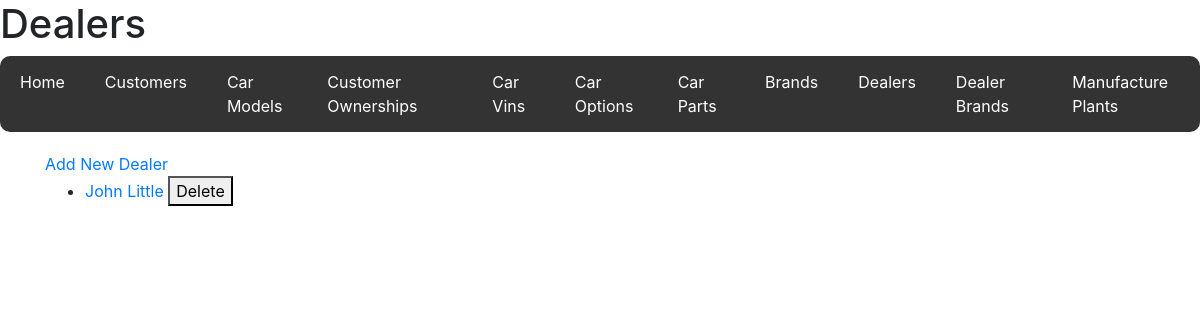
Page /dealers on the earlier database version.
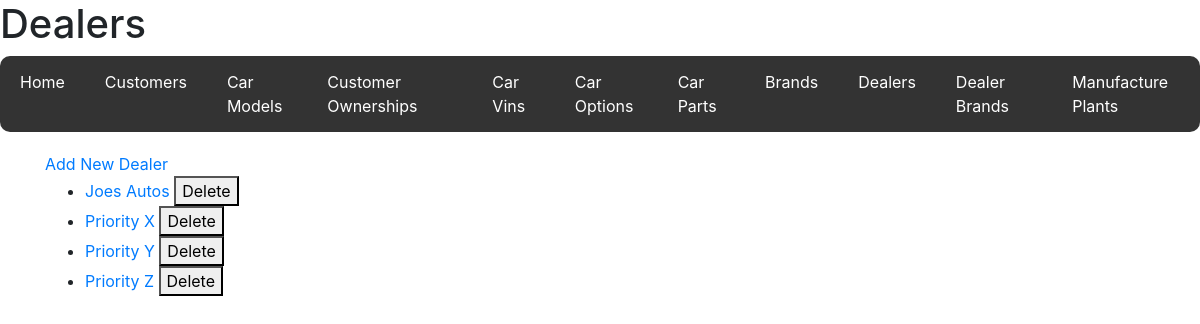
Same page on the later database version.
### code/models.py (models this page shows)
class Dealer(db.Model):
    __tablename__ = "Dealers"
    dealer_id = db.Column(db.Integer, primary_key=True)
    dealer_name = db.Column(db.String(50))
    dealer_address = db.Column(db.String(128))
    ownerships = db.relationship("CustomerOwnership", back_populates="dealer")
    dealer_brands = db.relationship("DealerBrand", back_populates="dealer")

### code/routes/dealers.py (the view, shortened to what this page needs)
@dealers_bp.route("/dealers", methods=["GET", "POST"])
def dealers():
    dealers = Dealer.query.all()
    return render_template("dealers.html", dealers=dealers)

### code/templates/dealers.html
{% extends 'base.html' %} {% block title %}Dealers{% endblock %} {% block header
%}
<h1>Dealers</h1>
{% endblock %} {% block content %}
<a href="{{ url_for('dealers.new_dealer') }}">Add New Dealer</a>
<ul>
  {% for dealer in dealers %}
  <li>
    <a href="{{ url_for('dealers.view_dealer', dealer_id=dealer.dealer_id) }}">
      {{ dealer.dealer_name }}
    </a>
    <form
      action="{{ url_for('dealers.delete_dealer', dealer_id=dealer.dealer_id) }}"
      method="POST"
      style="display: inline"
    >
      <button type="submit">Delete</button>
    </form>
  </li>
  {% endfor %}
</ul>
{% endblock %}

Differences in the rows shown:
removed Dealer: dealer_name "John Little"
added Dealer: dealer_name "Joes Autos"
added Dealer: dealer_name "Priority X"
added Dealer: dealer_name "Priority Y"
added Dealer: dealer_name "Priority Z"
